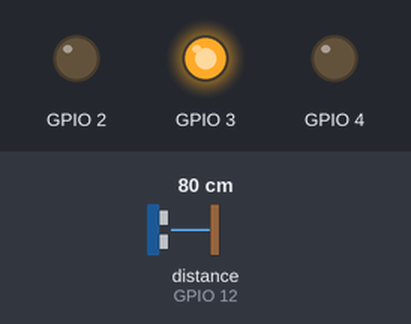
Bench run of a program on a simulated Raspberry Pi (BCM pin numbers). Shown: output pins drawn as LEDs (lit = HIGH). The test bench sets the inputs (shaded band); at power-on: distance to the obstacle (sensor on GPIO 12) 80 cm. The echo pulse lasts 58.3 µs per cm; the clock reads 2024-03-15 10:24:30 at power-on unless the program sets it; pins used as bus, display or sensor lines are not drawn.

Above: at 1.2 s.
1.3 s: distance to the obstacle (sensor on GPIO 12) set to 250 cm
At 2.3 s:
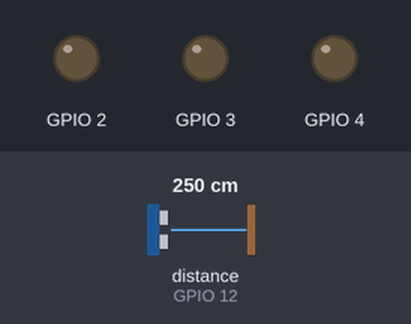
At 4.0 s:
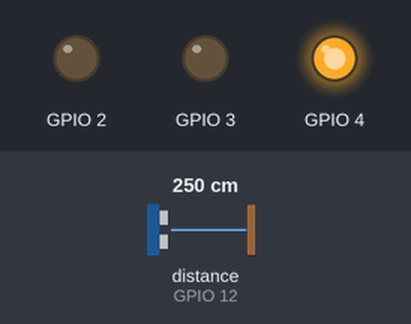
Timing chart, 0 to 15.0 s (numbered marks = the images above; inputs shaded):
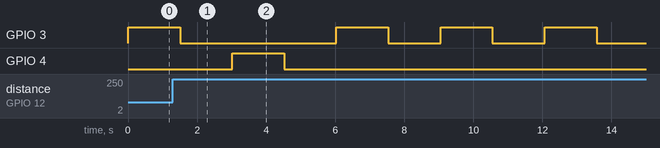

The program:

hw6_speed.py
```python
import RPi.GPIO as GPIO
import time
import hw2_LED as LED

GPIO.setmode(GPIO.BCM)
GPIO_TRIGGER = 7
GPIO_ECHO = 12

GPIO.setup(GPIO_TRIGGER, GPIO.OUT)
GPIO.setup(GPIO_ECHO, GPIO.IN)

distance0 = 0
StopTime1 = 0

def send_trigger_pulse():
    GPIO.output(GPIO_TRIGGER, True)
    time.sleep(0.00001)
    GPIO.output(GPIO_TRIGGER, False)


def get_speed():
    speed = 33100+26*60
    return speed


def get_velocity():
    global StopTime1, distance0, dist_error
    send_trigger_pulse()
    StopTime0 = StopTime1

    while GPIO.input(GPIO_ECHO) == 0:
        StartTime = time.time()

    while GPIO.input(GPIO_ECHO) == 1:
        StopTime1 = time.time()

    TimeElapsed = StopTime1 - StartTime
    speed = get_speed()
    distance1 = (TimeElapsed * speed) *0.5

    if distance1 < 2 or distance1 > 400:
        dist_error = True
    else:
        dist_error = False
    velocity = (distance1-distance0)/(StopTime1-StopTime0)
    distance0 = distance1

    return abs(velocity)

if __name__ == '__main__':
    try:
        LED.Setup(2, "OUT")
        LED.Setup(3, "OUT")
        LED.Setup(4, "OUT")
        global dist_error
        dist_error = False
        while True:
            velocity = get_velocity()
            if velocity > 30:
                LED.TurnOnLED(4)
                time.sleep(1.5)
                LED.TurnOffLED(4)
            elif velocity > 20 or velocity < 30:
                LED.TurnOnLED(3)
                time.sleep(1.5)
                LED.TurnOffLED(3)
            else:
                LED.TurnOnLED(2)
                time.sleep(1.5)
                LED.TurnOffLED(2)
            time.sleep(1.5)
    except KeyboardInterrupt:
        print("Measurement stopped by User")
        GPIO.cleanup()


    
```

hw2_LED.py
```python
import RPi.GPIO as GPIO
import time

def Setup(GPIOnum, OUT_IN):
    GPIO.setmode(GPIO.BCM) #BOARD or BCM #GPIO -> BCM

    if OUT_IN == "OUT":
        GPIO.setup(GPIOnum, GPIO.OUT)
    else:
        GPIO.setup(GPIOnum, GPIO.IN)

def TurnOnLED(GPIOnum):
    GPIO.output(GPIOnum, True) #GPIOnum position power supply

def TurnOffLED(GPIOnum):
    GPIO.output(GPIOnum, False)

def GetGPIOStatus(GPIOnum):
    GPIO_State = GPIO.input(GPIOnum)
    return GPIO_State

def Flashing(GPIOnum, times):
    Setup(GPIOnum, "OUT")
    for i in range(0, times):
        TurnOnLED(GPIOnum)
        time.sleep(0.5)
        TurnOffLED(GPIOnum)
        time.sleep(0.5)


if __name__ == "__main__":
    try:
        #Setup(2, "IN")
        #print("The status of the GPIO10{0} is {1}".format(2,GetGPIOStatus(2)))
        Setup(2, "OUT")
        Setup(3, "OUT")
        Setup(4, "OUT")
        while True:
            TurnOnLED(2)
            time.sleep(1)
            TurnOffLED(2)
            time.sleep(1)
            for i in range(0, 5):
                TurnOnLED(3)
                time.sleep(0.2)
                TurnOffLED(3)
                time.sleep(0.5)
            TurnOnLED(4)
            time.sleep(2)
            TurnOffLED(4)
            time.sleep(1)
    except KeyboardInterrupt:
            GPIO.cleanup()
            
```

Measured:
- after the input at 1.3 s, GPIO 4: LOW → HIGH after 1.7 s, → LOW 1.5 s later
- by itself, GPIO 3: repeats every 3.0 s: HIGH 1.5 s, LOW 1.5 s
